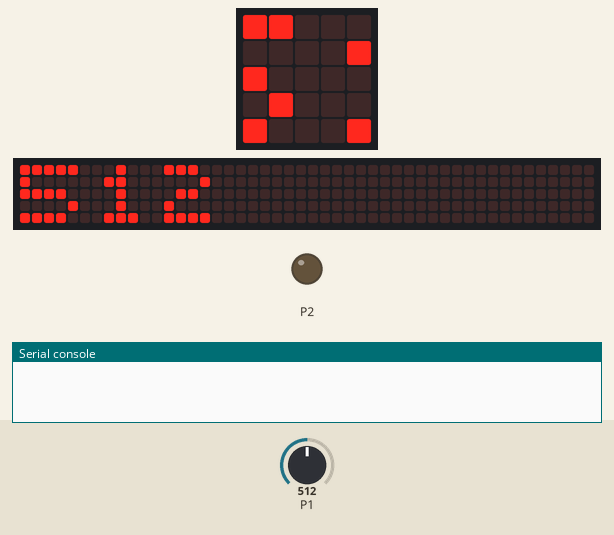
Recording of a program running on a simulated BBC micro:bit (MakeCode). On the bench: the board's 5×5 LED display, a strip that is not on the board, showing the scrolling text unrolled, output pins drawn as LEDs (lit = HIGH), the last lines printed to the serial console. The inputs (shaded band) are chosen by the test bench; at power-on: P1 = 512 (analog values on the 0–1023 scale). The 48×5 strip is a reading aid, not a part: it shows the text the display is scrolling, unrolled, one strip-width of it at a time.

Above: at 1.27 s.
1.3 s: P1 set to 0
At 4.8 s:
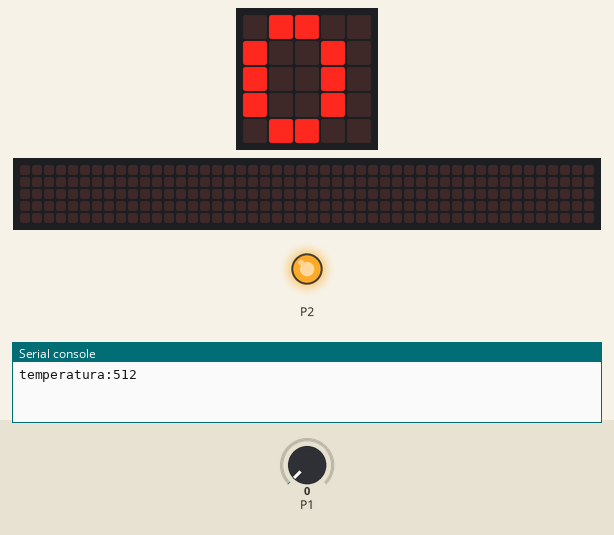
7.0 s: P1 set to 45
At 11.5 s:
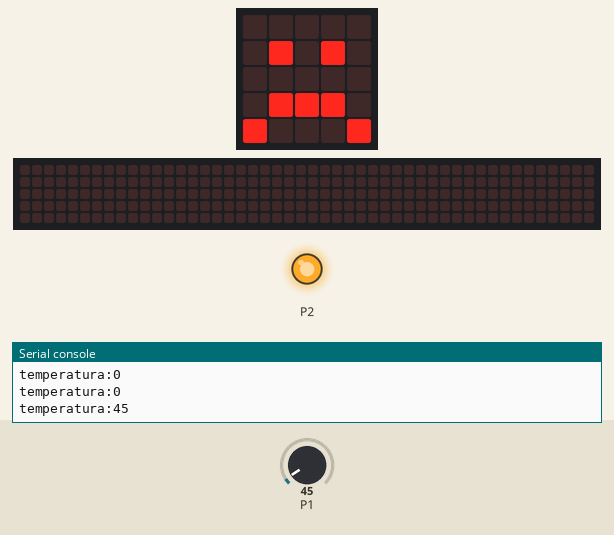
13.4 s: P1 set to 25
At 18.1 s:
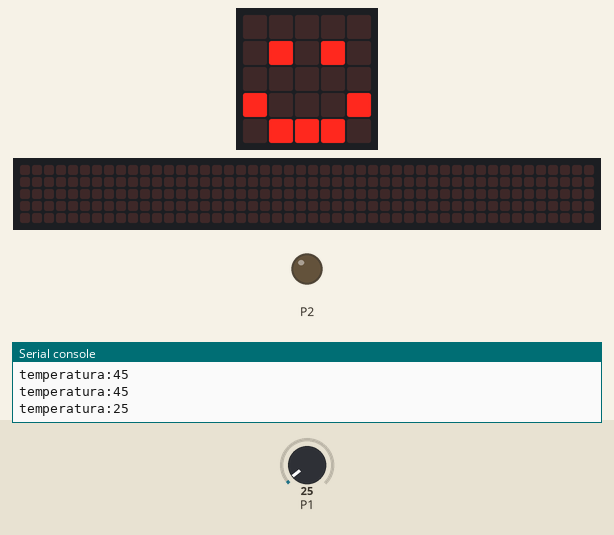
Timing chart, 0 to 19.6 s (numbered marks = the images above; inputs shaded):
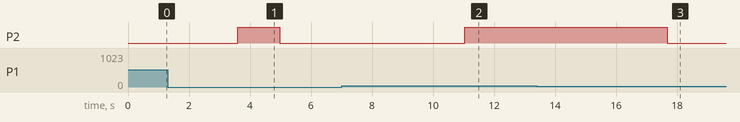

Measured:
- after the input at 1.3 s, the display: first differs from a run without the input after 2.9 s (image 1)
- after the input at 7.0 s, P2: LOW → HIGH after 4.0 s; the display: first differs from a run without the input after 1.3 s (image 2 shows a later state)
- after the input at 13.4 s, P2: HIGH → LOW after 4.3 s
- what the display in image 1 shows lasts 0.8 s, from 4.2 s to 5.0 s
- what the display in image 2 shows lasts 0.7 s, from 11.0 s to 11.7 s

The program:

main.ts
```typescript
let temperatura = 0
basic.forever(function () {
    temperatura = pins.analogReadPin(AnalogReadWritePin.P1)
    basic.showNumber(temperatura)
    serial.writeValue("temperatura", temperatura)
    serial.redirectToUSB()
    if (temperatura >= 35) {
        pins.digitalWritePin(DigitalPin.P2, 1)
        basic.showIcon(IconNames.Sad)
    } else {
        pins.digitalWritePin(DigitalPin.P2, 0)
        basic.showIcon(IconNames.Happy)
    }
})
```

test.ts
```typescript
// aquí va el archivo "tests"; esto no se compilará cuando este paquete se utilice como una extensión.
```
